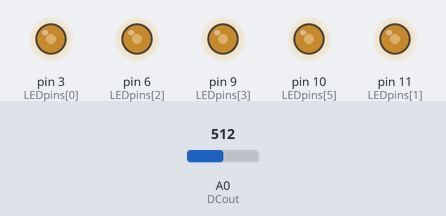
A sketch run on a simulated Arduino Uno, built with avr-gcc and run on an emulated ATmega328P. Parts: output pins drawn as LEDs (lit = HIGH). The test bench sets the inputs (shaded band); at power-on: A0 (DCout) = 512. Pins used as bus, display or sensor lines are not drawn.

Above: at 1.2 s.
1.3 s: A0 (DCout) set to 716
At 2.2 s:
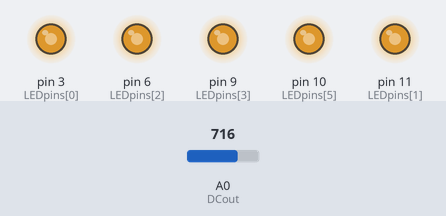
2.8 s: A0 (DCout) set to 900
At 3.8 s:
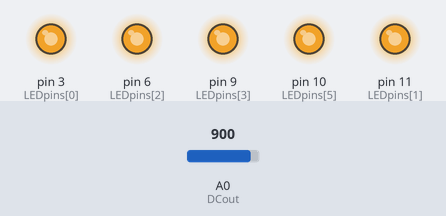
4.3 s: A0 (DCout) set to 122
At 5.0 s:
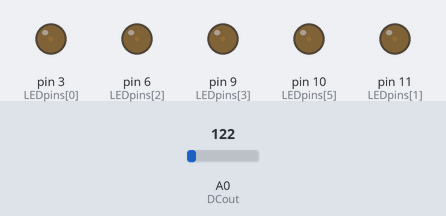
5.8 s: A0 (DCout) set to 50
At 7.0 s:
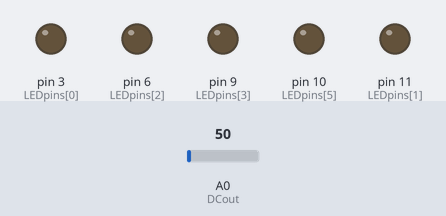
7.3 s: A0 (DCout) set to 306
At 8.4 s:
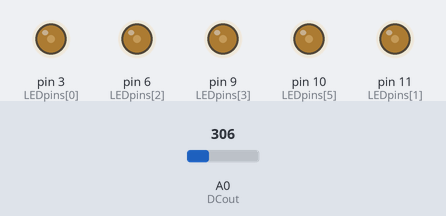
8.8 s: A0 (DCout) set to 0
At 9.6 s:
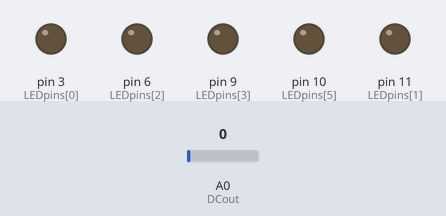
Timing chart, 0 to 11.3 s (numbered marks = the images above; inputs shaded):
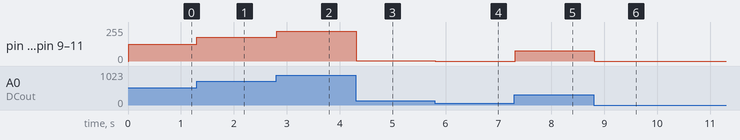

Measured:
- after the input at 1.3 s, pin 3 (LEDpins[0]), pin 6 (LEDpins[2]), pin 9 (LEDpins[3]), pin 10 (LEDpins[5]), pin 11 (LEDpins[1]): 127/255 → 178/255 at once
- after the input at 2.8 s, pin 3 (LEDpins[0]), pin 6 (LEDpins[2]), pin 9 (LEDpins[3]), pin 10 (LEDpins[5]), pin 11 (LEDpins[1]): 178/255 → 224/255 at once
- after the input at 4.3 s, pin 3 (LEDpins[0]), pin 6 (LEDpins[2]), pin 9 (LEDpins[3]), pin 10 (LEDpins[5]), pin 11 (LEDpins[1]): 224/255 → 1/255 at once
- after the input at 5.8 s, pin 3 (LEDpins[0]), pin 6 (LEDpins[2]), pin 9 (LEDpins[3]), pin 10 (LEDpins[5]), pin 11 (LEDpins[1]): 1/255 → 0/255 at once
- after the input at 7.3 s, pin 3 (LEDpins[0]), pin 6 (LEDpins[2]), pin 9 (LEDpins[3]), pin 10 (LEDpins[5]), pin 11 (LEDpins[1]): 0/255 → 76/255 at once
- after the input at 8.8 s, pin 3 (LEDpins[0]), pin 6 (LEDpins[2]), pin 9 (LEDpins[3]), pin 10 (LEDpins[5]), pin 11 (LEDpins[1]): 76/255 → 0/255 at once

The sketch:

Spectrum_Final.ino
```cpp
//Code for Sparkfun Spectrum Analyzer with LED's lights in PWN pin's on Arduino UNO
//Credit to https://www.baldengineer.com/msgeq7-simple-spectrum-analyzer.html for the base of the code
#define RESET 5
#define Strobe 4
#define DCout 0
const int LEDpins[7] = {3,11,6,9,9,10,10};  // Here is where to assign LED's to certain Pin's
//Pins ranging from (63Hz, 160Hz, 400Hz, 1kHz, 2.5kHz, 6.25kHz, 16kHz)


void setup() {

  for (int x=0; x<7; x++) {
    pinMode(LEDpins[x], OUTPUT);
  }
  pinMode(RESET, OUTPUT);
  pinMode(Strobe, OUTPUT);
}

void loop() {
  digitalWrite(RESET, HIGH);      // reset the MSGEQ7's counter
  delay(15);
  digitalWrite(RESET, LOW);

  for (int x = 0; x < 7; x++){
    digitalWrite(Strobe, LOW);    // output each DC value for each freq band
    delayMicroseconds(35); // to allow the output to settle
    int spectrumRead = analogRead(DCout);

    int PWMvalue = map(spectrumRead, 0, 1024, 0, 255);  // scale analogRead's value to Write's 255 max
    if (PWMvalue < 60)
      PWMvalue = PWMvalue /25;    //Noise Filter,LEDs turn off at low levels

    analogWrite(LEDpins[x], PWMvalue);
    digitalWrite(Strobe, HIGH);
  }
}
```
